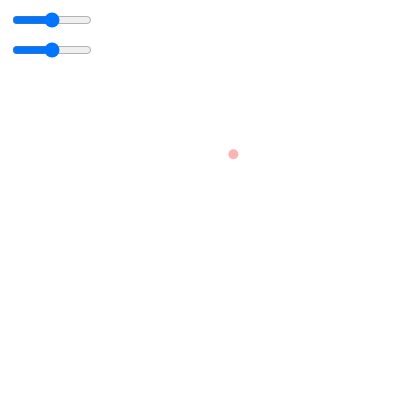
Frame 1 (no input)
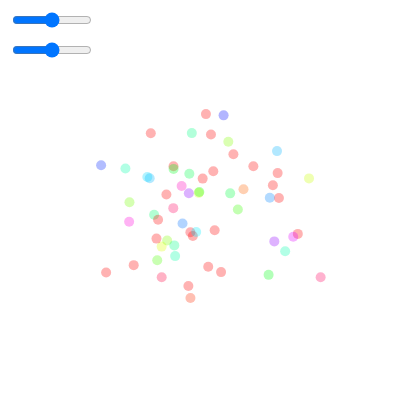
Frame 60 (no input)
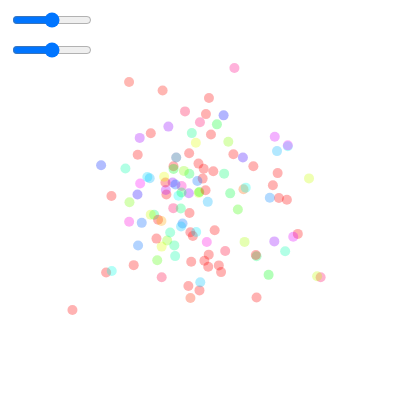
Frame 120 (the mouse pressed at the canvas centre since frame 60)

The p5.js sketch that drew these frames (run headless with seeded random() and noise() and a simulated clock; from frame 60 on, the mouse is pressed at the canvas centre):

// p5.js sketch
// ── sketch.js
let colorSlider;
let colorStdDevSlider;

function setup() {
  createCanvas(400, 400);
  background(255);
  colorMode(HSB, 100);

  colorSlider = createSlider(0, 100);
  colorSlider.position(10, 10);
  colorSlider.size(80);

  colorStdDevSlider = createSlider(0, 100);
  colorStdDevSlider.position(10, 40);
  colorStdDevSlider.size(80);
}

class PaintPoint {
  constructor() {
    this.x = randomGaussian(width / 2, width / 8);
    this.y = randomGaussian(height / 2, height / 8);
    let myColor = color(
      randomGaussian(colorSlider.value(), colorStdDevSlider.value()),
      100,
      100,
      30
    );
    this.paintColor = myColor;
  }

  show() {
    fill(this.paintColor);
    noStroke();
    circle(this.x, this.y, 10);
  }
}

function draw() {
  let paintBrush = new PaintPoint();
  paintBrush.show();
}
